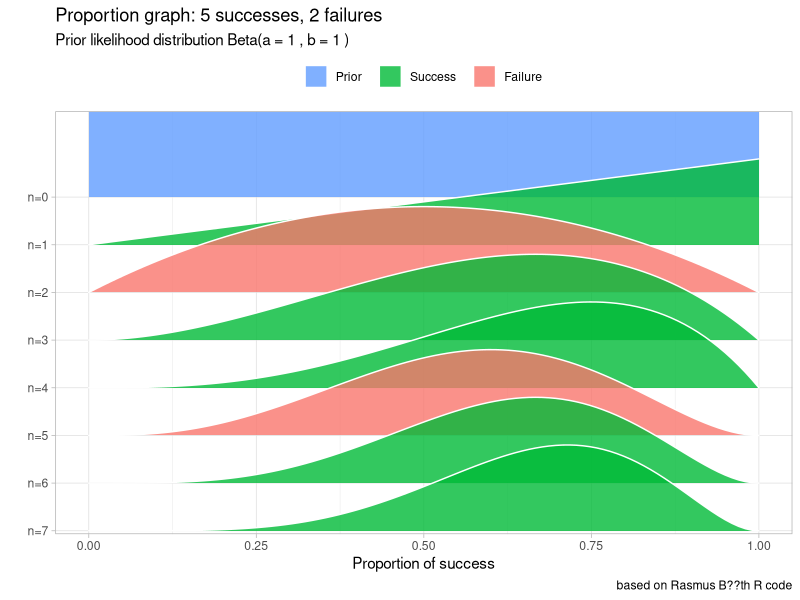
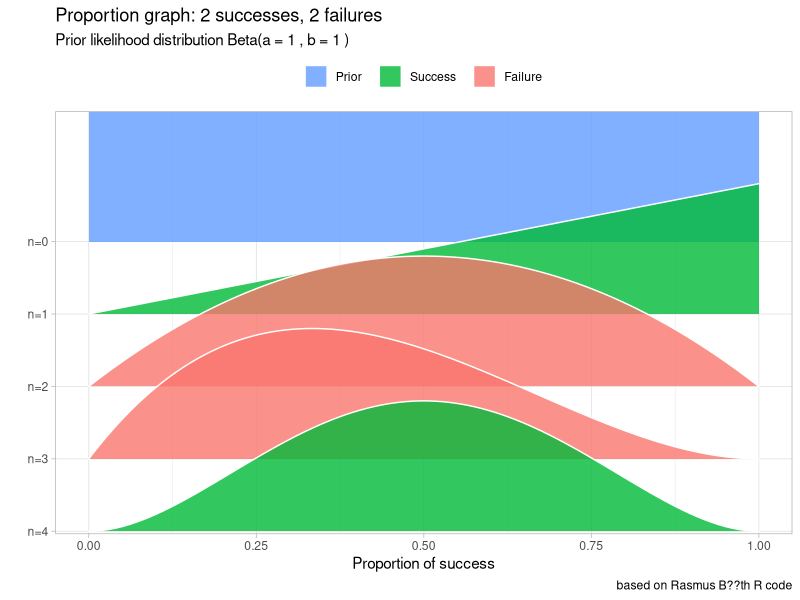
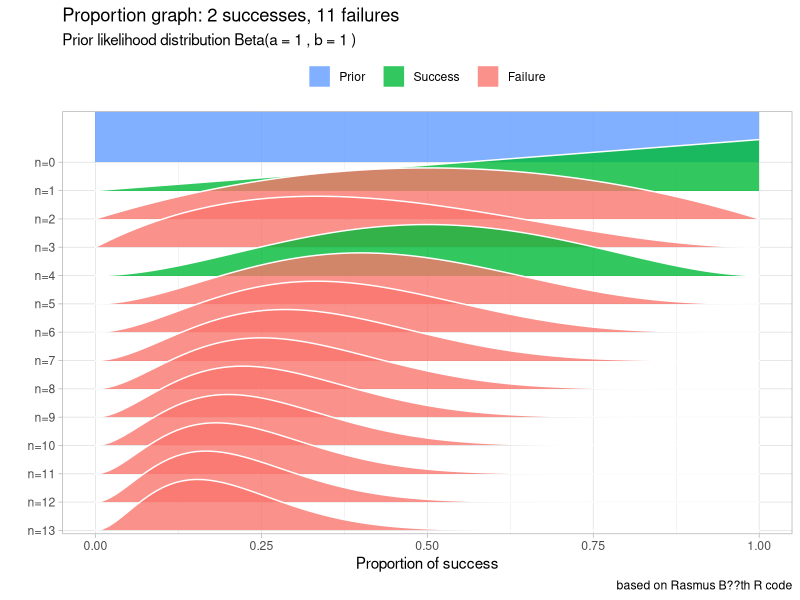
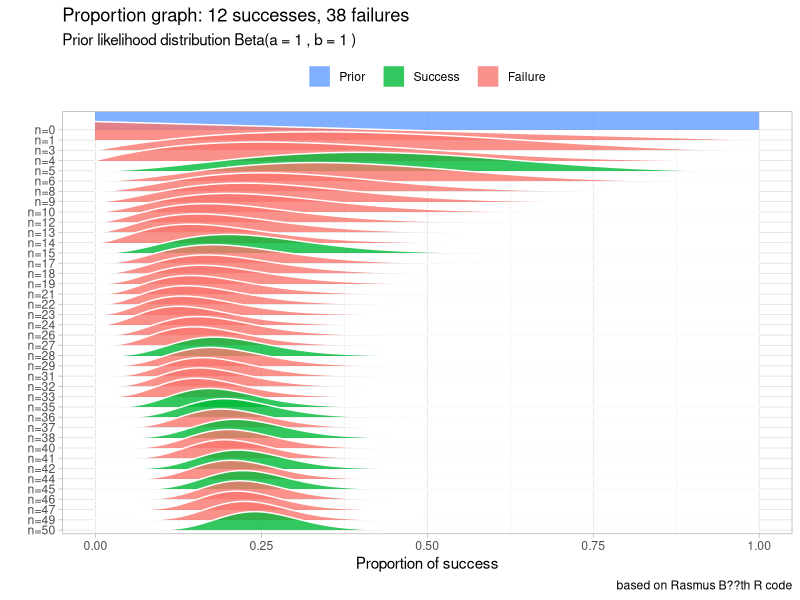
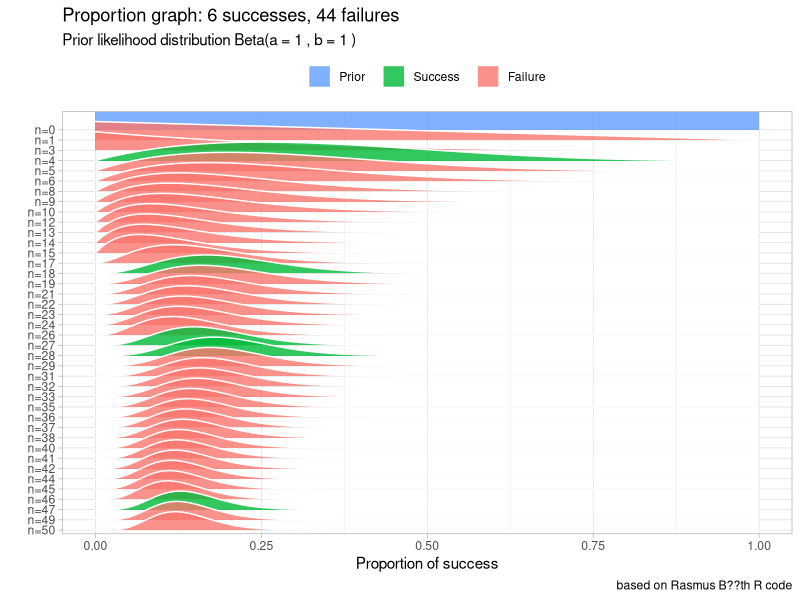
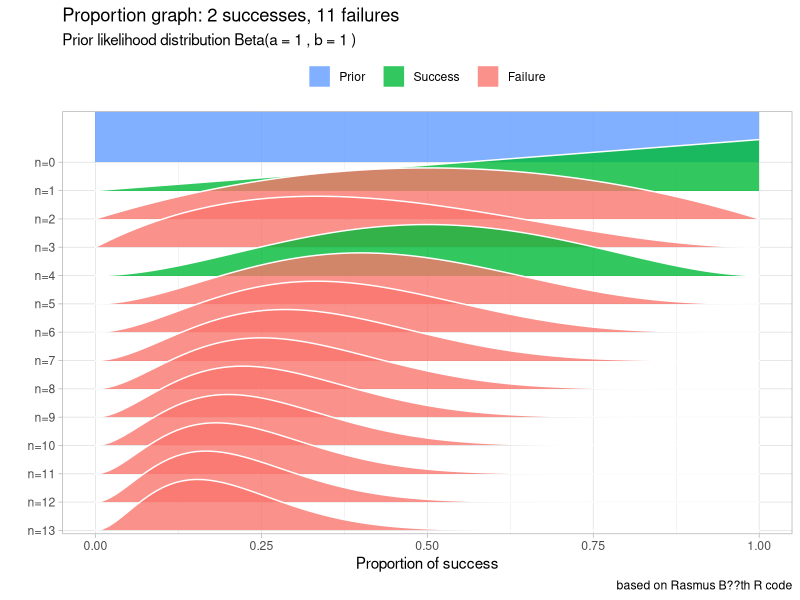
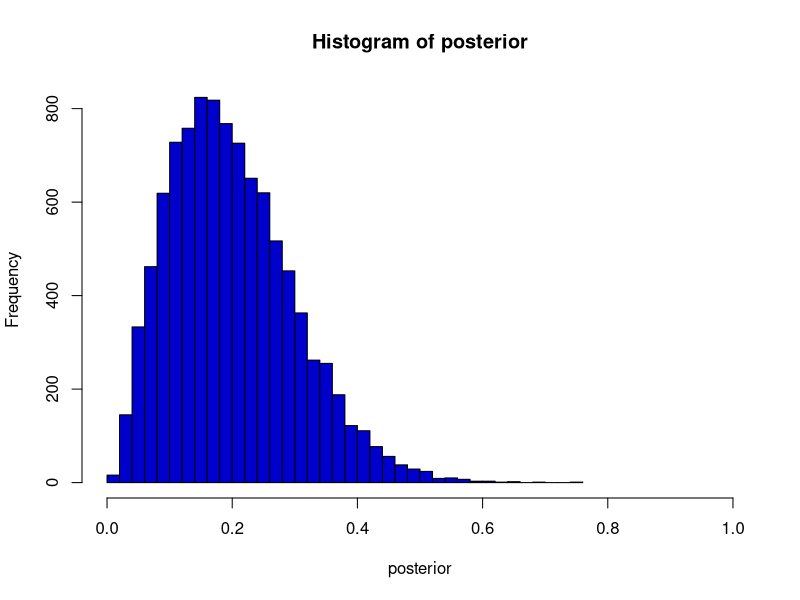
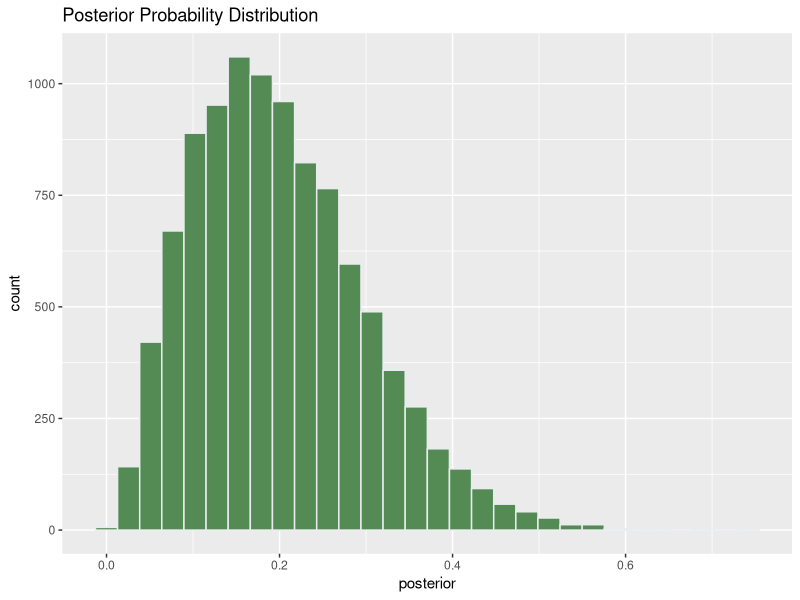

Generate these figures, in order, with R:
## ---- chunk 1
#The prop_model function - Rasmus B??th R code

# This function takes a number of successes and failuers coded as a TRUE/FALSE
# or 0/1 vector. This should be given as the data argument.
# The result is a visualization of the how a Beta-Binomial
# model gradualy learns the underlying proportion of successes 
# using this data. The function also returns a sample from the
# posterior distribution that can be further manipulated and inspected.
# The default prior is a Beta(1,1) distribution, but this can be set using the
# prior_prop argument.
## ---- chunk 2
# Make sure the packages tidyverse and ggridges are installed, otherwise run:
install.packages(c("tidyverse", "ggridges"))
## ---- chunk 3
# Example usage:
library(ggridges)

data <- c(TRUE, FALSE, TRUE, TRUE, FALSE, TRUE, TRUE)
prop_model <- function(data = c(), prior_prop = c(1, 1), n_draws = 10000,
                       gr_name="Proportion graph") {
  library(tidyverse)
  
  data <- as.logical(data)
  # data_indices decides what densities to plot between the prior and the posterior
  # For 20 datapoints and less we're plotting all of them.
  data_indices <- round(seq(0, length(data), length.out = min(length(data) + 1, 40)))
  
  # dens_curves will be a data frame with the x & y coordinates for the 
  # denities to plot where x = proportion_success and y = probability
  proportion_success <- c(0, seq(0, 1, length.out = 100), 1)
  dens_curves <- map_dfr(data_indices, function(i) {
    value <- ifelse(i == 0, "Prior", ifelse(data[i], "Success", "Failure"))
    label <- paste0("n=", i)
    probability <- dbeta(proportion_success,
                         prior_prop[1] + sum(data[seq_len(i)]),
                         prior_prop[2] + sum(!data[seq_len(i)]))
    probability <- probability / max(probability)
    data_frame(value, label, proportion_success, probability)
  })
  # Turning label and value into factors with the right ordering for the plot
  dens_curves$label <- fct_rev(factor(dens_curves$label, levels =  paste0("n=", data_indices )))
  dens_curves$value <- factor(dens_curves$value, levels = c("Prior", "Success", "Failure"))
  
  graph_label <- paste("Prior likelihood distribution Beta(a =", 
                       as.character(prior_prop[1]),", b =",
                       as.character(prior_prop[2]),")") 
  
  p <- ggplot(dens_curves, aes(x = proportion_success, y = label,
                               height = probability, fill = value)) +
    ggridges::geom_density_ridges(stat="identity", color = "white", alpha = 0.8,
                                  panel_scaling = TRUE, size = 1) +
    scale_y_discrete("", expand = c(0.01, 0)) +
    scale_x_continuous("Proportion of success") +
    scale_fill_manual(values = hcl(120 * 2:0 + 15, 100, 65), name = "", drop = FALSE,
                      labels =  c("Prior   ", "Success   ", "Failure   ")) +
    ggtitle(paste0(gr_name, ": ", sum(data),  " successes, ", sum(!data), " failures"),
            subtitle = graph_label) +
    labs(caption = "based on Rasmus B??th R code") +
    theme_light() +
    theme(legend.position = "top")
  print(p)
  
  # Returning a sample from the posterior distribution that can be further 
  # manipulated and inspected
  posterior_sample <- rbeta(n_draws, prior_prop[1] + sum(data), prior_prop[2] + sum(!data))
  invisible(posterior_sample)
}
prop_model(data)
## ---- chunk 4
data <- c( 1, 0, 0, 1 )
prop_model( data )

data <- c( 1, 0, 0, 1, 0, 0, 0, 0, 0, 0, 0, 0, 0 )
prop_model( data )

data <- rbinom( 50, 1, 0.2 )
prop_model( data )

data2 <- rbinom( 50, 1, 0.07 )
posterior2 <- prop_model( data2 )
head( posterior2 )

data = c(1, 0, 0, 1, 0, 0, 0, 0, 0, 0, 0, 0, 0)
## ---- chunk 5
# Extract and explore the posterior
posterior <- prop_model( data )
head(posterior)
## ---- chunk 6
hist( posterior, breaks = 30, xlim = c( 0,1 ), col = 'blue3' ) #blue3
# Calculate the median
median(posterior)
# Calculate the credible 90% interval
quantile(posterior, c(0.05, 0.95))
# Calculate the probability that the success rate is greater than 0.7%
sum( posterior > 0.07 )/length(posterior)
## ---- chunk 7
#to generate a similar plot with ggplot and summary statistics
post_df <- data.frame( 'posterior' = posterior )

ggplot( post_df, aes( x = posterior ) ) +
  geom_histogram( fill = 'palegreen4', color = "#e9ecef" ) +
  ggtitle( 'Posterior Probability Distribution' )
summary( post_df )
## ---- chunk 8
#To compare the posterior
post_df <- data.frame( 'posterior' = posterior, 'posterior2' = posterior2 )
post_long <- post_df %>%
  pivot_longer( cols = everything(), names_to = 'dist', values_to = 'prob' ) %>%
  ggplot( aes( x = prob, fill = dist ) ) +
  geom_histogram( color = "#e9ecef" ) +
  scale_fill_manual(values=c("palegreen4", "#404080"))
post_long
